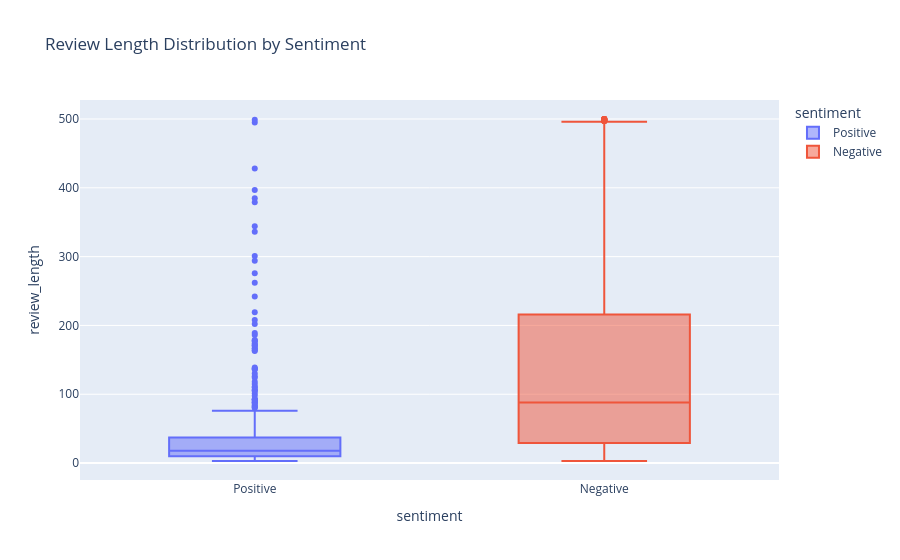

The cell this chart's notebook holds for it:
### Code cell
# B: Review Length by Sentiment (Box Plot to see outliers)
fig_length = px.box(df_en, x='sentiment', y='review_length',
                    title='Review Length Distribution by Sentiment',
                    color='sentiment')
fig_length.show()

### Figure 1 — Plotly figure (JSON) as saved in the notebook; plotly's stock layout.template omitted (floating-point values rounded to 4 significant figures; data arrays with more than 128 entries replaced by an {"elided": "..."} marker saying what was removed)
{"data": [{"alignmentgroup": "True", "hovertemplate": "sentiment=%{x}<br>review_length=%{y}<extra></extra>", "legendgroup": "Positive", "marker": {"color": "#636efa"}, "name": "Positive", "notched": false, "offsetgroup": "Positive", "orientation": "v", "showlegend": true, "type": "box", "x": {"elided": "593 str values"}, "x0": " ", "xaxis": "x", "y": {"elided": "593 int values"}, "y0": " ", "yaxis": "y"}, {"alignmentgroup": "True", "hovertemplate": "sentiment=%{x}<br>review_length=%{y}<extra></extra>", "legendgroup": "Negative", "marker": {"color": "#EF553B"}, "name": "Negative", "notched": false, "offsetgroup": "Negative", "orientation": "v", "showlegend": true, "type": "box", "x": {"elided": "847 str values"}, "x0": " ", "xaxis": "x", "y": {"elided": "847 int values"}, "y0": " ", "yaxis": "y"}], "layout": {"boxmode": "overlay", "legend": {"title": {"text": "sentiment"}, "tracegroupgap": 0}, "title": {"text": "Review Length Distribution by Sentiment"}, "xaxis": {"anchor": "y", "categoryarray": ["Positive", "Negative"], "categoryorder": "array", "domain": [0, 1], "title": {"text": "sentiment"}}, "yaxis": {"anchor": "x", "domain": [0, 1], "title": {"text": "review_length"}}}}
